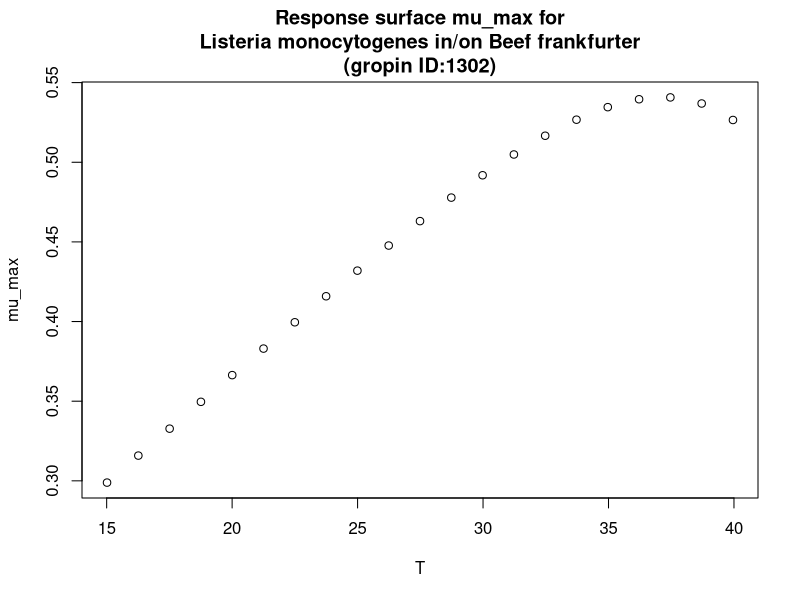

This chart was generated by the following R code:
#############################
# start of Parameter script
#############################
T <- seq(15.015,39.96003996004,length.out=21)
#############################
# end of Parameter script
#############################
############################# 
# start of Model script Gropin ID 1302 
#############################
 
# constant coefficients for this model
 
variables <- data.frame(T)
argumentsPar <- expand.grid(variables)
 
# heart of the model
response_surface <- function(T) {
   mumax <-0.0137*(T+6.83)*(1-exp(0.198*(T-48.66)))

return(mumax=mumax)
} 

# output parameters
mumax <- cbind(argumentsPar,response_surface(argumentsPar['T']))
colnames(mumax) <- c(colnames(argumentsPar),'mumax')
#############################
# End of Model script
#############################
############################# 
# start of Visualisation script Gropin ID 1302 
#############################
plot(T,mumax$mumax,
                          xlab='T',
                          ylab='mu_max',main='Response surface mu_max for
Listeria monocytogenes in/on Beef frankfurter
(gropin ID:1302)')
#############################
# End of Visualisation script
#############################
